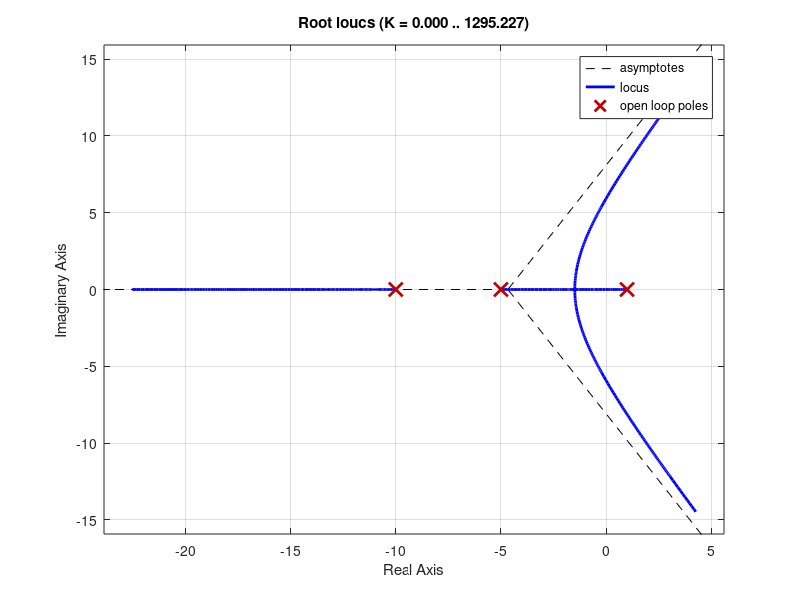

Write MATLAB code to recreate this figure.
clc; clear all; close all;
s = tf('s');
g1 = 0.5;
g2 = 4/(s+3);
g3 = -2/(-s+1);
h = 1/(s+10);
Y = series(feedback(series(g1,g2),1),g3);
rlocus(Y*h);